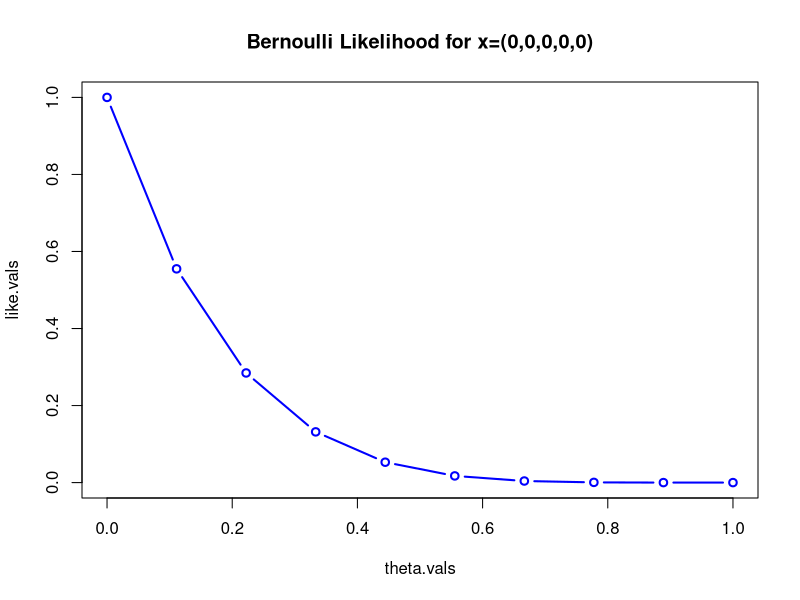
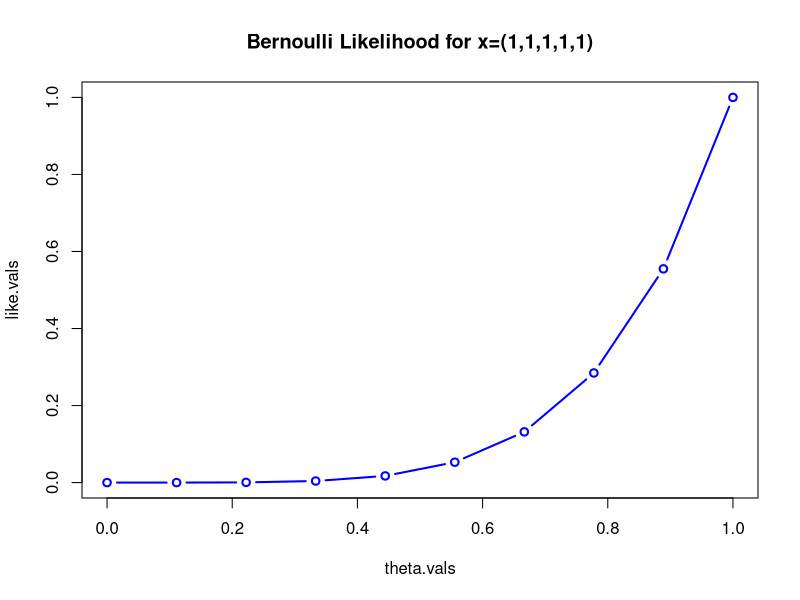
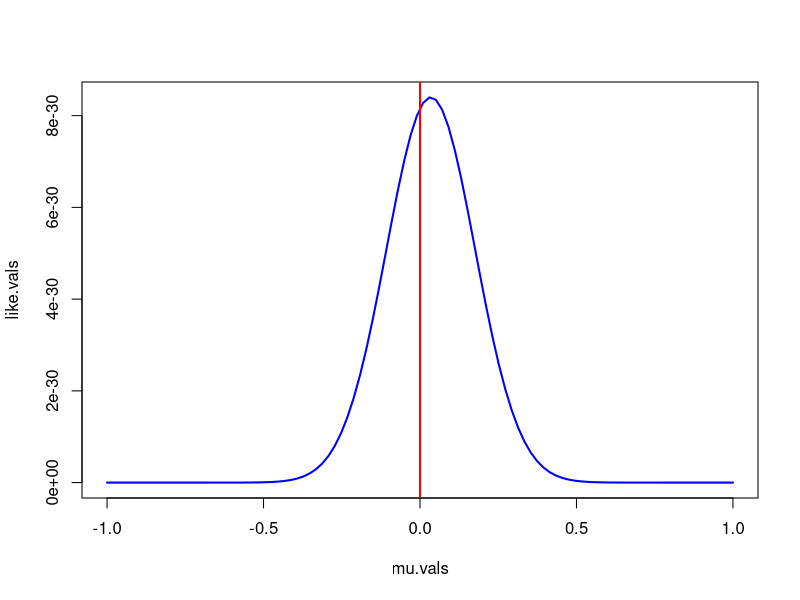
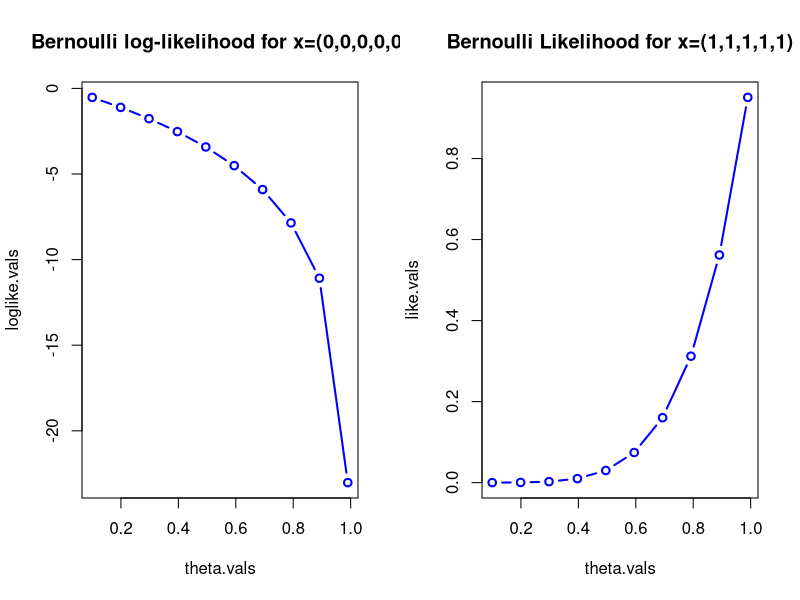
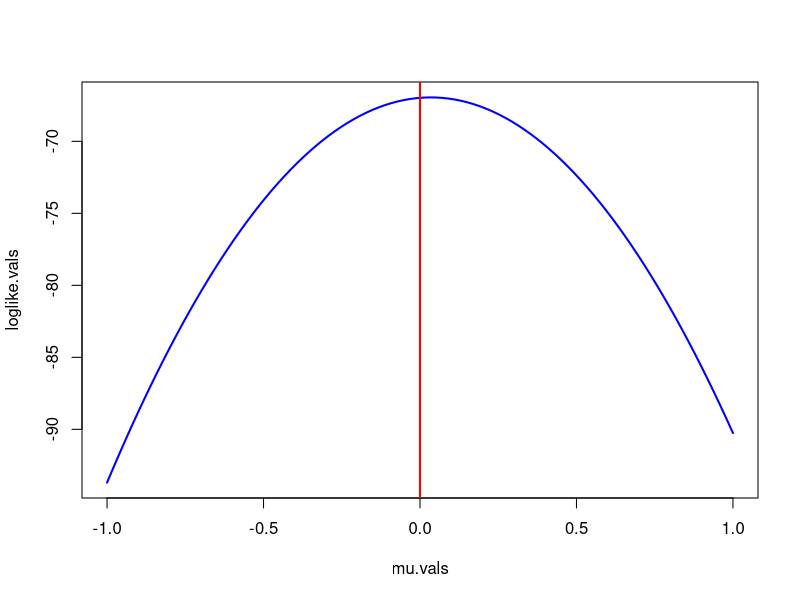
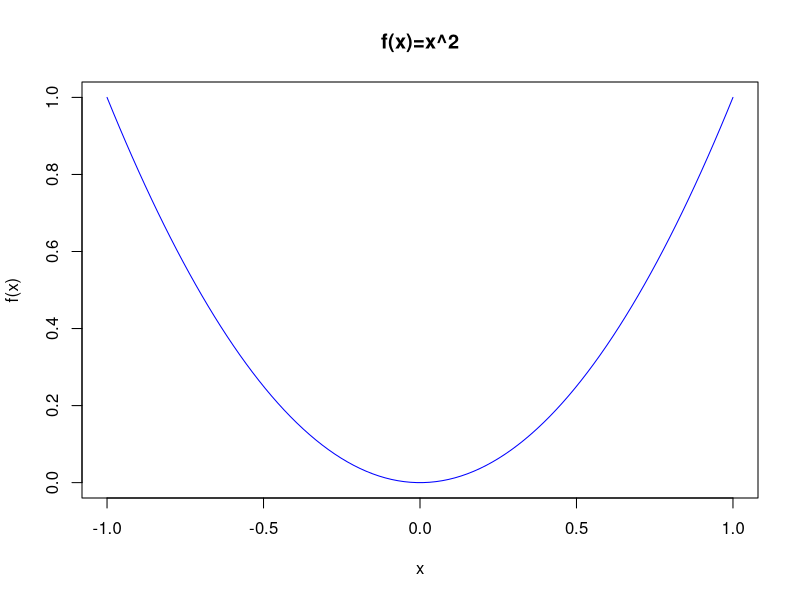

R code for these plots, in order:
# http://rstudio-pubs-static.s3.amazonaws.com/154174_78c021bc71ab42f8add0b2966938a3b8.html

# One good tutorial
# maximumLikelihood.r
#
# created: July 19, 2012
# revision history

options(digits=4, width=70)
library(maxLik)

#
# Bernoulli example
#

# Bernoulli likelihood
# x = 0, 1
# f(x,theta) = (theta^x)*(1-theta)^(1-x)

likelihood.Bernoulli = function(theta, x) {
  # theta   success probability parameter
  # x       vector of data
  n = length(x)
  ans = theta^sum(x) * (1-theta)^(n-sum(x))
  return(ans)
}

# plot Bernoulli likelihood
x = rep(0,5)
theta.vals = seq(0,1, length.out=10)
like.vals = likelihood.Bernoulli(theta.vals, x)
plot(theta.vals, like.vals, type="b", col="blue", lwd=2,
     main="Bernoulli Likelihood for x=(0,0,0,0,0)")

x = rep(1,5)
like.vals = likelihood.Bernoulli(theta.vals, x)
plot(theta.vals, like.vals, type="b", col="blue", lwd=2,
     main="Bernoulli Likelihood for x=(1,1,1,1,1)")

#
# normal likelihood
#

likelihood.normal = function(theta, x) {
  # theta   vector of normal distribution parameters
  #         theta = (mu, sig2)'
  # x       vector of data
  mu = theta[1]
  sig2 = theta[2]
  n = length(x)
  a1 = (2*pi*sig2)^-(n/2)
  a2 = -1/(2*sig2)
  y = (x-mu)^2
  ans = a1*exp(a2*sum(y))
  return(ans)
}

likelihood.normal.mu = function(mu, sig2=1, x) {
  # mu      mean of normal distribution for given sig
  # x       vector of data
  n = length(x)
  a1 = (2*pi*sig2)^-(n/2)
  a2 = -1/(2*sig2)
  y = (x-mu)^2
  ans = a1*exp(a2*sum(y))
  return(ans)
}


# generate N(0,1) data
n = 50
set.seed(123)
x = rnorm(n, mean=0, sd=1)

# compute normal likelihood as function of mu
mu.vals = seq(-1,1, length.out=100)
like.vals = rep(0,length(mu.vals))
for (i in 1:length(like.vals)) {
  like.vals[i] = likelihood.normal.mu(mu.vals[i], sig2=1, x=x)
}

plot(mu.vals, like.vals, type="l", col="blue", lwd=2)
abline(v=0, col="red", lwd=2)
mean(x)
#
# log-likelihood functions
#

# Bernoulli log-likelihood
# x = 0, 1
# f(x,theta) = (theta^x)*(1-theta)^(1-x)

loglike.Bernoulli = function(theta, x) {
  # theta   success probability parameter
  # x       vector of data
  n = length(x)
  ans = log(theta)*sum(x)+log(1-theta)*(n-sum(x))
  return(ans)
}

# plot Bernoulli log-likelihood
par(mfrow=c(1,2))
x1 = rep(0,5)
theta.vals = seq(0.1,0.99, length.out=10)
loglike.vals = loglike.Bernoulli(theta.vals, x1)
plot(theta.vals, loglike.vals, type="b", col="blue", lwd=2,
     main="Bernoulli log-likelihood for x=(0,0,0,0,0)")

x2 = rep(1,5)
like.vals = likelihood.Bernoulli(theta.vals, x2)
plot(theta.vals, like.vals, type="b", col="blue", lwd=2,
     main="Bernoulli Likelihood for x=(1,1,1,1,1)")
par(mfrow=c(1,1))

# normal log-likelihood
loglike.normal.mu = function(mu, sig2=1, x) {
  # mu      mean of normal distribution for given sig
  # x       vector of data
  n = length(x)
  a1 = -(n/2)*log(2*pi)-(n/2)*log(sig2)
  a2 = -1/(2*sig2)
  y = (x-mu)^2
  ans = a1+a2*sum(y)
  return(ans)
}

################################################################################
# generate N(0,1) data
n = 50
set.seed(123)
x = rnorm(n, mean=0, sd=1)

# compute normal likelihood as function of mu
mu.vals = seq(-1,1, length.out=100)
loglike.vals = rep(0,length(mu.vals))
for (i in 1:length(loglike.vals)) {
  loglike.vals[i] = loglike.normal.mu(mu.vals[i], sig2=1, x=x)
}

plot(mu.vals, loglike.vals, type="l", col="blue", lwd=2)
abline(v=0, col="red", lwd=2)


#
# Optimization in R
#

# optimize() function
test.fun = function(x) {
  return(x^2)
}

ans = optimize(test.fun, lower=-1, upper=1, maximum=FALSE)
class(ans)
names(ans)
ans

x.vals = seq(-1,1,length.out=100)
plot(x.vals, test.fun(x.vals), type="l", col="blue",
     xlab="x", ylab="f(x)", main="f(x)=x^2")

# use optim() to minimize functions of multiple variables
test.fun = function(theta) {
  ans = theta[1]^2 + theta[2]^2
  return(ans)
}

# set starting values for optimizer
theta.start = c(1,1)
ans = optim(par=theta.start, fn=test.fun,
            method="BFGS")
class(ans)
names(ans)
ans

# maximize normal log-likelihood using optim
# by minimizing -1*log-likelihood
loglike.normal = function(theta, x) {
  # theta   parameters c(mu,sig2)
  # x       vector of data
  mu = theta[1]
  sig2 = theta[2]
  n = length(x)
  a1 = -(n/2)*log(2*pi)-(n/2)*log(sig2)
  a2 = -1/(2*sig2)
  y = (x-mu)^2
  ans = a1+a2*sum(y)
  # return -1 * loglike
  return(-ans)
}

# generate N(0,1) data
n = 50
set.seed(123)
x = rnorm(n, mean=0, sd=1)
# set starting values for optimizer
theta.start = c(0,1)
ans = optim(par=theta.start, fn=loglike.normal, x=x,
            method="BFGS")
ans$par

# verify mle is mean and scaled variance
mean(x)
var(x)*(n-1)/n

# compute MLE and get standard errors
# set starting values for optimizer
ans = optim(par=theta.start, fn=loglike.normal, x=x,
            method="BFGS", hessian=TRUE)
names(ans)
ans$hessian
se.mle = sqrt(diag(solve(ans$hessian)))
se.mle
ans$par


# use maxLik function from maxLik package
# here function to compute log-likelihood returns log-likelihood values
# and not -1*log-likelihood values
library(maxLik)
loglike.normal = function(theta, x) {
  # theta   parameters c(mu,sig2)
  # x       vector of data
  mu = theta[1]
  sig2 = theta[2]
  n = length(x)
  a1 = -(n/2)*log(2*pi)-(n/2)*log(sig2)
  a2 = -1/(2*sig2)
  y = (x-mu)^2
  ans = a1+a2*sum(y)
  return(ans)
}
theta.start = c(0,1)
names(theta.start) = c("mu","sig2")
theta.mle = maxLik(loglike.normal, start=theta.start, x=rnorm(50,1,1))
class(theta.mle)
names(theta.mle)
theta.mle
summary(theta.mle)
